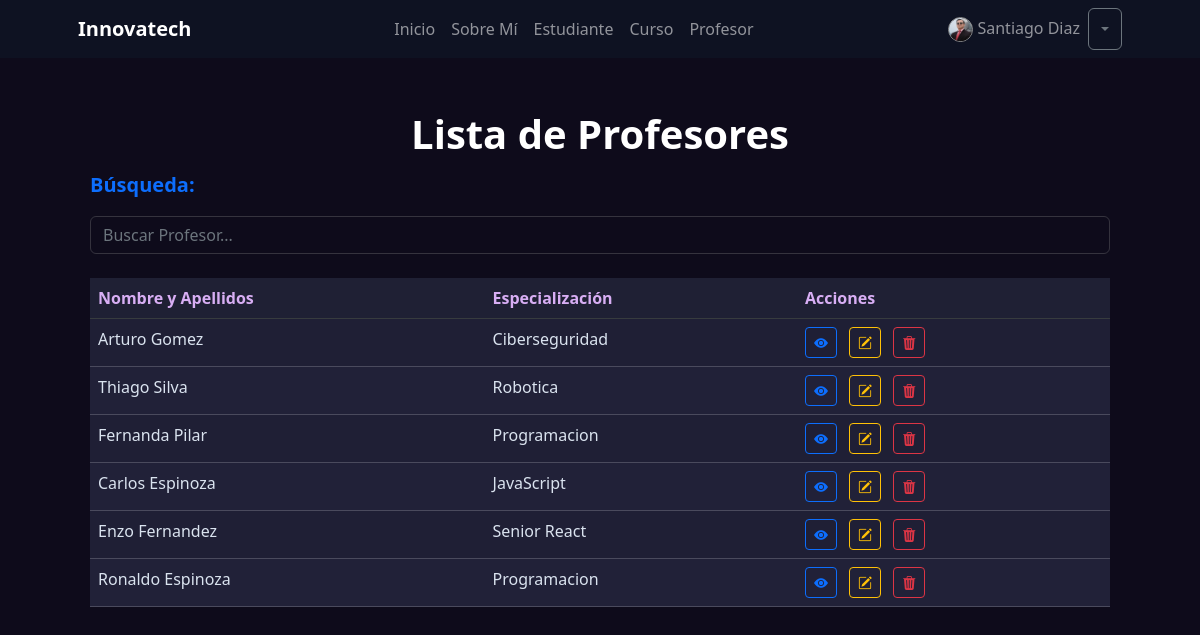
The app's page /profesor/list/ (signed in) with its own data.
### coordinador/models.py (models this page shows, shortened)
class Coordinador(models.Model):
    usuario = models.OneToOneField(
        User, on_delete=models.SET_NULL, null=True, related_name="coordinador")
    telefono = models.CharField(max_length=10)
    imagen = models.ImageField(
        upload_to='coordinadores', null=True, blank=True)

### profesor/models.py (models this page shows, shortened)
class Profesor(models.Model):
    nombre = models.CharField(max_length=50)
    apellido = models.CharField(max_length=50)
    edad = models.IntegerField()
    especializacion = models.CharField(max_length=100)
    correo_electronico = models.EmailField(unique=True)
    telefono = models.CharField(max_length=15)
    imagen = models.ImageField(upload_to='profesores/', null=True, blank=True)
    class Meta:
        verbose_name = 'Profesor'
        verbose_name_plural = 'Profesores'

### profesor/views.py (the view)
# urls.py: path("list/", views.ProfesorList.as_view(), name="list"),
class ProfesorList(ListView):
    model = models.Profesor
    def get_queryset(self) -> QuerySet:
        if self.request.GET.get("consulta"):
            consulta = self.request.GET.get("consulta")
            object_list = models.Profesor.objects.filter(
                Q(nombre__icontains=consulta) | Q(apellido__icontains=consulta))
        else:
            object_list = models.Profesor.objects.all()
        return object_list

### profesor/templates/profesor/profesor_list.html (shortened to what this page needs)
{% extends 'core/base.html' %}
{% block titulo %}Lista de Profesores{% endblock titulo %}
{% block contenido %}
    <div class="container">
        <div class="row">
            <form action="{% url 'profesor:list' %}" method="get">
                <label class="fs-5 fw-bold mb-3 text-primary">Búsqueda:</label>
                <input
                    type="text"
                    name="consulta"
                    class="form-control"
                    placeholder="Buscar Profesor..."
                >
            </form>
        </div>
        <div class="row my-4">
            <div class="col">
                {% if object_list %}
                    <table class="table table-striped table-hover"  style="background: #212138; border-color: #ffffff2f;">
                        <thead class="table-dark">
                            <tr>
                                <th scope="col" style="background: #1F2034!important; color: #d8aef4;">Nombre y Apellidos</th>
                                <th scope="col" style="background: #1F2034!important; color: #d8aef4;">Especialización</th>
                                <th scope="col" style="background: #1F2034!important; color: #d8aef4;">Acciones</th>
                            </tr>
                        </thead>
                        <tbody>
                            {% for object in object_list %}
                                <tr>
                                    <td style="color: #dae3ef">{{ object.nombre }} {{object.apellido}}</td>
                                    <td style="color: #dae3ef">{{ object.especializacion }}</td>
                                    <td>
                                        <a href="{% url 'profesor:detail' object.id %}" class="btn btn-outline-primary btn-sm me-2">
                                            <i class="bi bi-eye-fill"></i>
                                        </a>
                                        <a href="{% url 'profesor:update' object.id %}" class="btn btn-outline-warning btn-sm me-2">
                                            <i class="bi bi-pencil-square"></i>
                                        </a>
                                        <a href="{% url 'profesor:delete' object.id %}" class="btn btn-outline-danger btn-sm">
                                            <i class="bi bi-trash3-fill"></i>
                                        </a>
                                    </td>
                                </tr>
                            {% endfor %}
                        </tbody>
                    </table>
                {% elif not object_list and request.GET.consulta %}
                    <p class="text-center py-4 m-2 fs-4 text-info text-bg-dark fw-bold rounded-4">
                        No hay Profesor registrado con ese nombre 🫤
                    </p>
                {% else %}
                    <p class="text-center py-4 m-2 fs-4 text-warning text-bg-dark fw-bold rounded-4">
                       Aún no hay Profesores registrados 📢
                    </p>
                {% endif %}
            </div>
        </div>
    </div>
{% endblock contenido %}

### core/templates/core/components/navbar.html (shortened to what this page needs)
<nav class="navbar navbar-expand-lg navbar-dark bg-dark" style="background: #0e1d2c6e!important;">
    <div class="container px-5">
        <a class="navbar-brand" href="{% url 'core:home' %}"><b>Innovatech</b></a>
        <div class="collapse navbar-collapse justify-content-center " id="navbarSupportedContent">
            <ul class="navbar-nav mb-2 mb-lg-0">
                <li class="nav-item">
                    <a class="nav-link {% if  request.path == "/"%}active{% endif %}" aria-current="page" href="{% url 'core:home' %}">Inicio</a>
                </li>
                <li class="nav-item">
                    <a class="nav-link {% if  request.path == "/about/"%}active{% endif %}" aria-current="page" href="{% url 'core:about' %}">Sobre Mí</a>
                </li>
                {% if user.is_authenticated %}
                    <li class="nav-item">
                        <a class="nav-link {% if  request.path == '/estudiante/'%}active{% endif %}" href="{% url 'estudiante:home' %}">Estudiante</a>
                    </li>
                    <li class="nav-item">
                        <a class="nav-link {% if  request.path == '/curso/'%}active{% endif %}" href="{% url 'curso:home' %}">Curso</a>
                    </li>
                    <li class="nav-item">
                        <a class="nav-link {% if  request.path == '/profesor/'%}active{% endif %}" href="{% url 'profesor:home' %}">Profesor</a>
                    </li>
                {% endif %}
            </ul>
        </div>
        <div class="navbar-nav ml-auto">
            {% if user.is_authenticated %}
                <li class="nav-item">
                    <a class="nav-link">
                        {% if user.coordinador.imagen %}
                            <img src="{{user.coordinador.imagen.url}}"  style="width: 25px; border: 1px solid #929292"alt="Imagen de Perfil" class="rounded-circle">
                        {% else %}
                            <i class="bi bi-person-circle"></i>
                        {% endif %}
                        {% if user.first_name %}
                            {{ user.first_name }} {{ user.last_name }}
                        {% else %}
                            {{ user.username }}
                        {% endif %}
                    </a>
                </li>
                <div class="btn-group">
                    <button type="button" class="btn btn-outline-secondary dropdown-toggle" data-bs-toggle="dropdown" aria-expanded="false"></button>
                  </div>
            {% endif %}
        </div>
    </div>
</nav>

### core/templates/core/base.html (style rules this page uses)
input, select, textarea, option { background: #c9c9c900 !important; color: #b7b7b7 !important; border-color: #9090904c !important; }

### records on screen
Profesor: nombre "Arturo", apellido "Gomez", especializacion "Ciberseguridad"
Profesor: nombre "Thiago", apellido "Silva", especializacion "Robotica"
Profesor: nombre "Fernanda", apellido "Pilar", especializacion "Programacion"
Profesor: nombre "Carlos", apellido "Espinoza", especializacion "JavaScript"
Profesor: nombre "Enzo", apellido "Fernandez", especializacion "Senior React"
Profesor: nombre "Ronaldo", apellido "Espinoza", especializacion "Programacion"

### other values on screen
{{ user.first_name }} "Santiago"
{{ user.last_name }} "Diaz"
